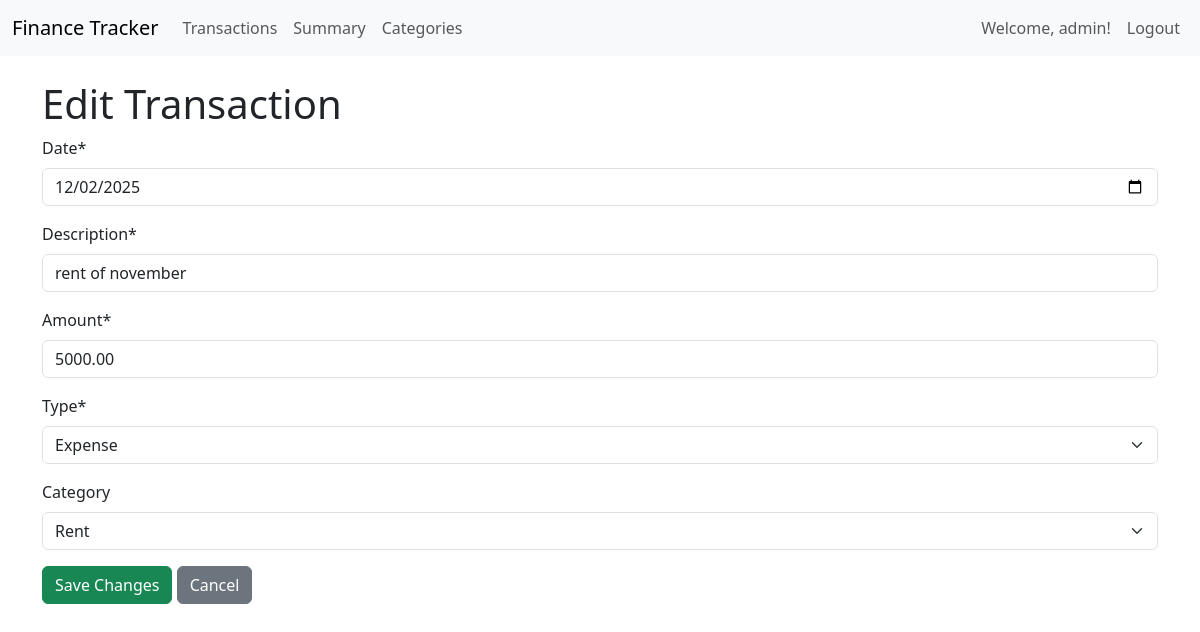
Page /tracker/edit/4/ (signed in) on the committed database.
### tracker/models.py (models this page shows, shortened)
class Transaction(models.Model):
    TRANSACTION_TYPE_CHOICES = (
        ('income', 'Income'),
        ('expense', 'Expense'),
    )
    user = models.ForeignKey(User, on_delete=models.CASCADE, null=True, blank=True) # Changed here
    date = models.DateField(default=timezone.now)
    description = models.CharField(max_length=255)
    amount = models.DecimalField(max_digits=10, decimal_places=2)
    type = models.CharField(max_length=7, choices=TRANSACTION_TYPE_CHOICES)
    category = models.ForeignKey(Category, on_delete=models.SET_NULL, null=True, blank=True)

### tracker/views.py (the view)
# urls.py: path('edit/<int:pk>/', views.edit_transaction, name='edit_transaction'),
@login_required
def edit_transaction(request, pk):
    transaction = get_object_or_404(Transaction, pk=pk, user=request.user)
    if request.method == 'POST':
        form = TransactionForm(request.POST, instance=transaction)
        if form.is_valid():
            form.save()
            return redirect('transaction_list')
    else:
        form = TransactionForm(instance=transaction)
    return render(request, 'tracker/edit_transaction.html', {'form': form})

### tracker/forms.py
class TransactionForm(forms.ModelForm):
    class Meta:
        model = Transaction
        fields = ['date', 'description', 'amount', 'type', 'category']
        widgets = {
            'date': forms.DateInput(attrs={'type': 'date'}),
        }

### tracker/models.py (called while the page is built)
    def __str__(self):
        return self.name

### tracker/templates/tracker/edit_transaction.html (shortened to what this page needs)
{% extends 'tracker/base.html' %}
{% load crispy_forms_tags %}
{% block content %}
    <h1>Edit Transaction</h1>
    <form method="post">
        {{ form|crispy }}
        <button type="submit" class="btn btn-success">Save Changes</button>
        <a href="{% url 'transaction_list' %}" class="btn btn-secondary">Cancel</a>
    </form>
{% endblock %}

### tracker/templates/tracker/base.html (shortened to what this page needs)
<!DOCTYPE html>
<html>
<head>
    <link href="https://cdn.jsdelivr.net/npm/bootstrap@5.3.0/dist/css/bootstrap.min.css" rel="stylesheet">
</head>
<body>
    {% if user.is_authenticated %}
    <nav class="navbar navbar-expand-lg navbar-light bg-light">
        <div class="container-fluid">
            <a class="navbar-brand" href="{% url 'transaction_list' %}">Finance Tracker</a>
            <div class="collapse navbar-collapse" id="navbarNav">
                <ul class="navbar-nav me-auto mb-2 mb-lg-0">
                    <li class="nav-item">
                        <a class="nav-link" href="{% url 'transaction_list' %}">Transactions</a>
                    </li>
                    <li class="nav-item">
                        <a class="nav-link" href="{% url 'summary_view' %}">Summary</a>
                    </li>
                    <li class="nav-item">
                        <a class="nav-link" href="{% url 'category_list' %}">Categories</a>
                    </li>
                </ul>
                <ul class="navbar-nav">
                    <li class="nav-item">
                        <span class="nav-link">Welcome, {{ user.username }}!</span>
                    </li>
                    <li class="nav-item">
                        <a class="nav-link" href="{% url 'logout' %}">Logout</a>
                    </li>
                </ul>
            </div>
        </div>
    </nav>
    {% endif %}
    <div class="container mt-4">
        {% block content %}{% endblock %}
    </div>
</body>
</html>

### rows in the picture
Transaction: date "12/02/2025", description "rent of november", amount "5000.00", type "Expense", category "Rent"

### other values in the picture
{{ user.username }} "admin"
